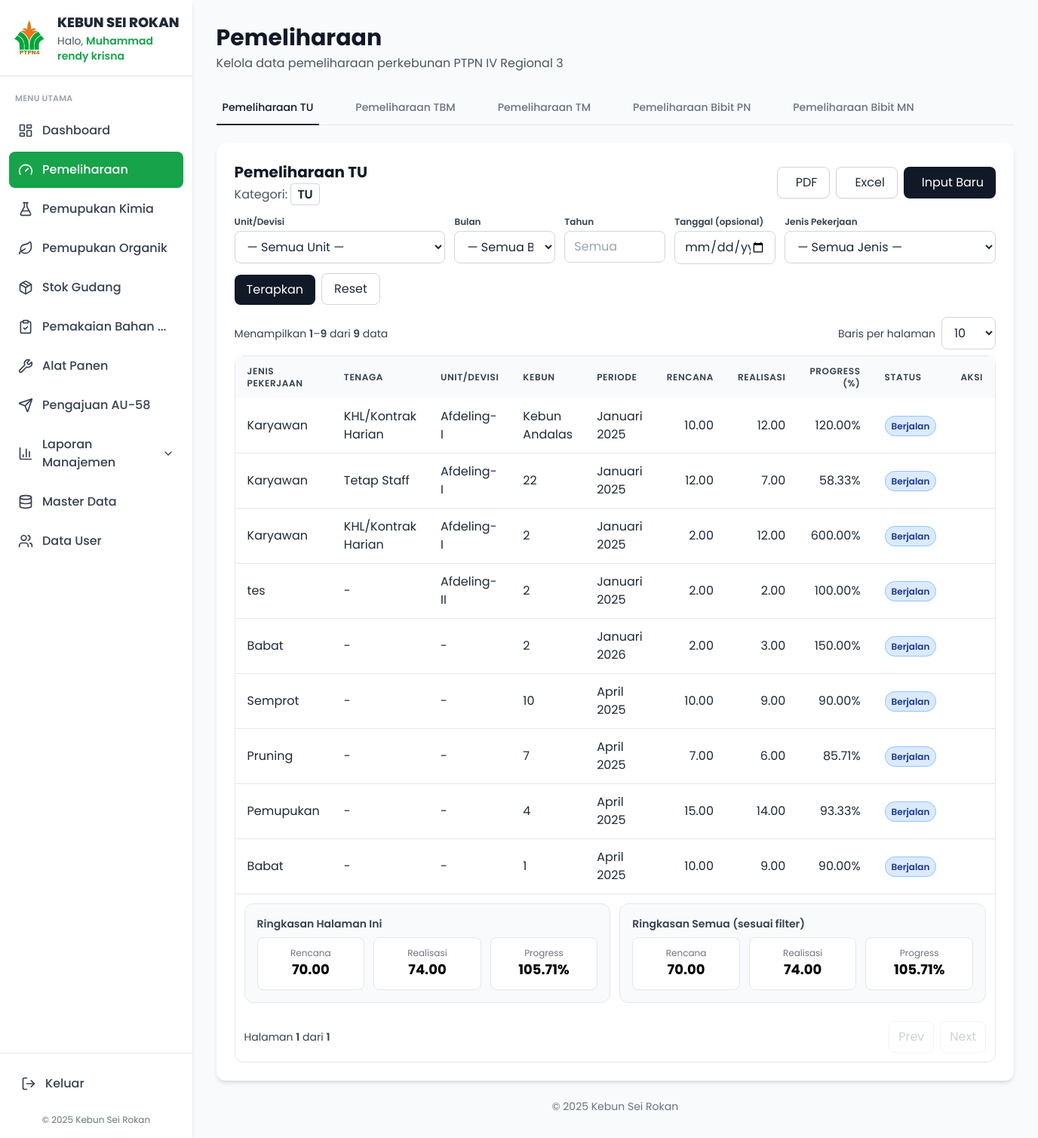
Screenshot of /admin/pemeliharaan.php (signed in) with the database file from the repository.
### tables this page shows
CREATE TABLE `pemeliharaan` (
  `id` int UNSIGNED NOT NULL,
  `kategori` enum('TU','TBM','TM','BIBIT_PN','BIBIT_MN') NOT NULL,
  `jenis_pekerjaan` varchar(255) NOT NULL,
  `tenaga` varchar(100) DEFAULT NULL,
  `unit_id` int UNSIGNED DEFAULT NULL,
  `afdeling` varchar(100) DEFAULT NULL,
  `rayon` varchar(100) DEFAULT NULL,
  `tanggal` date NOT NULL,
  `bulan` enum('Januari','Februari','Maret','April','Mei','Juni','Juli','Agustus','September','Oktober','November','Desember') DEFAULT NULL,
  `tahun` smallint UNSIGNED DEFAULT NULL,
  `rencana` decimal(10,2) DEFAULT '0.00',
  `realisasi` decimal(10,2) DEFAULT '0.00',
  `status` enum('Berjalan','Selesai','Tertunda') NOT NULL DEFAULT 'Berjalan',
  `created_at` timestamp NOT NULL DEFAULT CURRENT_TIMESTAMP,
  `updated_at` timestamp NOT NULL DEFAULT CURRENT_TIMESTAMP ON UPDATE CURRENT_TIMESTAMP
);

CREATE TABLE `units` (
  `id` int NOT NULL,
  `nama_unit` varchar(100) NOT NULL,
  `keterangan` varchar(255) DEFAULT NULL,
  `created_at` timestamp NULL DEFAULT CURRENT_TIMESTAMP,
  `updated_at` timestamp NULL DEFAULT CURRENT_TIMESTAMP ON UPDATE CURRENT_TIMESTAMP
);

### admin/pemeliharaan.php (the view, shortened to what this page needs)
<?php
$db = new Database(); $conn = $db->getConnection();
$tab_aktif = $_GET['tab'] ?? 'TU';
$daftar_tab = [
  'TU'=>'Pemeliharaan TU',
  'TBM'=>'Pemeliharaan TBM',
  'TM'=>'Pemeliharaan TM',
  'BIBIT_PN'=>'Pemeliharaan Bibit PN',
  'BIBIT_MN'=>'Pemeliharaan Bibit MN'
];
$judul_tab_aktif = $daftar_tab[$tab_aktif] ?? 'Pemeliharaan TU';
$f_unit_id = isset($_GET['unit_id']) ? (($_GET['unit_id']==='' )? '' : (int)$_GET['unit_id']) : '';
$f_bulan   = isset($_GET['bulan']) ? trim((string)$_GET['bulan']) : '';
$f_tahun   = isset($_GET['tahun']) ? (($_GET['tahun']==='')? '' : (int)$_GET['tahun']) : '';
$f_tanggal = isset($_GET['tanggal']) ? trim((string)$_GET['tanggal']) : '';
$f_jenis_id = isset($_GET['jenis_id']) ? (($_GET['jenis_id']==='')? '' : (int)$_GET['jenis_id']) : '';
$page      = max(1, (int)($_GET['page'] ?? 1));
$perOpts   = [10,25,50,100];
$per_page  = (int)($_GET['per_page'] ?? 10);
$offset    = ($page - 1) * $per_page;
$where = " WHERE p.kategori = :k";
$params = [':k'=>$tab_aktif];
$sql_count = "SELECT COUNT(*) FROM pemeliharaan p".$where;
$stc = $conn->prepare($sql_count);
$stc->execute($params);
$total_rows = (int)$stc->fetchColumn();
$total_pages = max(1, (int)ceil($total_rows / $per_page));
$sql = "SELECT p.*, u.nama_unit AS unit_nama
        FROM pemeliharaan p
        LEFT JOIN units u ON u.id = p.unit_id" . $where . "
        ORDER BY p.tanggal DESC, p.id DESC
        LIMIT :limit OFFSET :offset";
$st = $conn->prepare($sql);
foreach ($params as $k => $v) {
  if (is_int($v)) $st->bindValue($k, $v, PDO::PARAM_INT);
  else            $st->bindValue($k, $v, PDO::PARAM_STR);
}
$st->bindValue(':limit',  $per_page, PDO::PARAM_INT);
$st->bindValue(':offset', $offset,   PDO::PARAM_INT);
$st->execute();
$data_pemeliharaan = $st->fetchAll(PDO::FETCH_ASSOC);
$sql_tot = "SELECT COALESCE(SUM(p.rencana),0) AS tot_rencana, COALESCE(SUM(p.realisasi),0) AS tot_realisasi
            FROM pemeliharaan p
            LEFT JOIN units u ON u.id = p.unit_id" . $where;
$stt = $conn->prepare($sql_tot);
foreach ($params as $k => $v) {
  if (is_int($v)) $stt->bindValue($k, $v, PDO::PARAM_INT);
  else            $stt->bindValue($k, $v, PDO::PARAM_STR);
}
$stt->execute();
$totals_all = $stt->fetch(PDO::FETCH_ASSOC);
$tot_all_rencana  = (float)($totals_all['tot_rencana'] ?? 0);
$tot_all_realisasi= (float)($totals_all['tot_realisasi'] ?? 0);
$tot_all_progress = $tot_all_rencana > 0 ? ($tot_all_realisasi / $tot_all_rencana) * 100 : 0;
$sum_page_rencana = 0.0; $sum_page_realisasi = 0.0;
foreach ($data_pemeliharaan as $row) {
  $sum_page_rencana  += (float)($row['rencana']  ?? 0);
  $sum_page_realisasi+= (float)($row['realisasi'] ?? 0);
}
$sum_page_progress = $sum_page_rencana > 0 ? ($sum_page_realisasi / $sum_page_rencana) * 100 : 0;
function qs_no_page(array $extra = []) {
  $base = [
    'tab'      => $_GET['tab']      ?? '',
    'unit_id'  => $_GET['unit_id']  ?? '',
    'bulan'    => $_GET['bulan']    ?? '',
    'tahun'    => $_GET['tahun']    ?? '',
    'tanggal'  => $_GET['tanggal']  ?? '',
    'jenis_id' => $_GET['jenis_id'] ?? '',
  ];
  return http_build_query(array_merge($base, $extra));
}
include_once '../layouts/header.php';
?>
<link rel="stylesheet" href="https://cdn.jsdelivr.net/npm/@tabler/icons-webfont@latest/tabler-icons.min.css"/>
<div class="space-y-6">
  <div>
    <h1 class="text-3xl font-bold text-gray-900">Pemeliharaan</h1>
    <p class="text-gray-600 mt-1">Kelola data pemeliharaan perkebunan PTPN IV Regional 3</p>
  </div>
  <div class="border-b border-gray-200">
    <nav class="-mb-px flex flex-wrap gap-4 md:space-x-6">
      <?php foreach ($daftar_tab as $kode => $nama): ?>
        <?php
          $qsTab = http_build_query([
            'tab'      => $kode,
            'unit_id'  => $f_unit_id,
            'bulan'    => $f_bulan,
            'tahun'    => $f_tahun,
            'tanggal'  => $f_tanggal,
            'jenis_id' => $f_jenis_id,
          ]);
        ?>
        <a href="?<?= $qsTab ?>"
           class="py-3 px-2 border-b-2 font-medium text-sm <?= ($tab_aktif==$kode)?'border-gray-800 text-gray-900':'border-transparent text-gray-500 hover:text-gray-700 hover:border-gray-300' ?>">
          <?= htmlspecialchars($nama) ?>
        </a>
      <?php endforeach; ?>
    </nav>
  </div>
  <div class="bg-white p-6 rounded-xl shadow-md">
    <div class="flex flex-col md:flex-row md:justify-between md:items-center gap-3 mb-4">
      <div>
        <h2 class="text-xl font-bold text-gray-900"><?= htmlspecialchars($judul_tab_aktif) ?></h2>
        <p class="text-gray-600 mt-1">
          Kategori:
          <span class="px-2 py-0.5 rounded border border-gray-300 text-gray-800 font-semibold"><?= htmlspecialchars($tab_aktif) ?></span>
        </p>
      </div>
      <div class="flex gap-2">
        <a href="cetak/pemeliharaan_pdf.php?<?= qs_no_page() ?>"
           class="inline-flex items-center gap-2 bg-white border border-gray-300 px-4 py-2 rounded-lg shadow-sm hover:bg-gray-50">
          <i class="ti ti-file-type-pdf text-red-600 text-xl"></i><span class="text-gray-800">PDF</span>
        </a>
        <a href="cetak/pemeliharaan_excel.php?<?= qs_no_page() ?>"
           class="inline-flex items-center gap-2 bg-white border border-gray-300 px-4 py-2 rounded-lg shadow-sm hover:bg-gray-50">
          <i class="ti ti-file-spreadsheet text-emerald-600 text-xl"></i><span class="text-gray-800">Excel</span>
        </a>
        <button id="btn-input-baru"
                class="inline-flex items-center gap-2 bg-gray-900 text-white px-4 py-2 rounded-lg shadow-sm hover:bg-gray-800">
          <i class="ti ti-plus"></i> Input Baru
        </button>
      </div>
    </div>
    <form id="filter-form" class="grid grid-cols-1 md:grid-cols-7 gap-3 mb-4" method="GET">
      <div class="md:col-span-2">
        <label class="block text-xs font-semibold text-gray-700 mb-1">Unit/Devisi</label>
        <select name="unit_id" class="w-full px-3 py-2 rounded-lg border border-gray-300 focus:outline-none focus:ring-0 focus:border-gray-500 bg-white text-gray-800">
          <option value="">— Semua Unit —</option>
        </select>
      </div>
      <div>
        <label class="block text-xs font-semibold text-gray-700 mb-1">Bulan</label>
        <select name="bulan" class="w-full px-3 py-2 rounded-lg border border-gray-300 focus:outline-none focus:ring-0 focus:border-gray-500 bg-white text-gray-800">
          <option value="">— Semua Bulan —</option>
        </select>
      </div>
      <div>
        <label class="block text-xs font-semibold text-gray-700 mb-1">Tahun</label>
        <input type="number" name="tahun" min="2000" max="2100" value="<?= htmlspecialchars($f_tahun===''?'':$f_tahun) ?>"
               class="w-full px-3 py-2 rounded-lg border border-gray-300 focus:outline-none focus:ring-0 focus:border-gray-500 bg-white text-gray-800" placeholder="Semua">
      </div>
      <div>
        <label class="block text-xs font-semibold text-gray-700 mb-1">Tanggal (opsional)</label>
        <input type="date" name="tanggal" value="<?= htmlspecialchars($f_tanggal) ?>"
               class="w-full px-3 py-2 rounded-lg border border-gray-300 focus:outline-none focus:ring-0 focus:border-gray-500 bg-white text-gray-800">
      </div>
      <div class="md:col-span-2">
        <label class="block text-xs font-semibold text-gray-700 mb-1">Jenis Pekerjaan</label>
        <select name="jenis_id" class="w-full px-3 py-2 rounded-lg border border-gray-300 focus:outline-none focus:ring-0 focus:border-gray-500 bg-white text-gray-800">
          <option value="">— Semua Jenis —</option>
        </select>
      </div>
      <div class="flex items-end gap-2">
        <button class="bg-gray-900 text-white px-4 py-2 rounded-lg hover:bg-gray-800" type="submit">Terapkan</button>
        <a href="?tab=<?= urlencode($tab_aktif) ?>"
           class="px-4 py-2 rounded-lg border border-gray-300 text-gray-800 hover:bg-gray-50">Reset</a>
      </div>
    </form>
    <div class="flex flex-col gap-2 md:flex-row md:items-center md:justify-between mb-2">
      <div class="text-sm text-gray-700">
        <?php
          $from = $total_rows ? ($offset + 1) : 0;
          $to   = min($offset + $per_page, $total_rows);
        ?>
        Menampilkan <span class="font-semibold"><?= $from ?></span>–<span class="font-semibold"><?= $to ?></span>
        dari <span class="font-semibold"><?= number_format($total_rows) ?></span> data
      </div>
      <form method="GET" class="flex items-center gap-2">
        <label class="text-sm text-gray-700">Baris per halaman</label>
        <select name="per_page" class="px-3 py-2 rounded-lg border border-gray-300 focus:outline-none focus:ring-0 focus:border-gray-500 bg-white text-gray-800" onchange="this.form.submit()">
          <?php foreach ($perOpts as $opt): ?>
            <option value="<?= $opt ?>" <?= $per_page===$opt?'selected':'' ?>><?= $opt ?></option>
          <?php endforeach; ?>
        </select>
      </form>
    </div>
    <div class="relative border rounded-xl">
      <div class="overflow-x-auto">
        <div class="max-h-[60vh] overflow-y-auto">
          <table class="min-w-full bg-white table-fixed">
            <thead class="bg-gray-50 sticky top-0 z-10">
              <tr>
                <th class="w-[16rem] py-3 px-4 text-left text-xs font-semibold text-gray-700 uppercase tracking-wider">Jenis Pekerjaan</th>
                <th class="w-[12rem] py-3 px-4 text-left text-xs font-semibold text-gray-700 uppercase tracking-wider">Tenaga</th>
                <th class="w-[12rem] py-3 px-4 text-left text-xs font-semibold text-gray-700 uppercase tracking-wider">Unit/Devisi</th>
                <th class="w-[12rem] py-3 px-4 text-left text-xs font-semibold text-gray-700 uppercase tracking-wider">Kebun</th>
                <th class="w-[10rem] py-3 px-4 text-left text-xs font-semibold text-gray-700 uppercase tracking-wider">Periode</th>
                <th class="w-[9rem]  py-3 px-4 text-right text-xs font-semibold text-gray-700 uppercase tracking-wider">Rencana</th>
                <th class="w-[9rem]  py-3 px-4 text-right text-xs font-semibold text-gray-700 uppercase tracking-wider">Realisasi</th>
                <th class="w-[9rem]  py-3 px-4 text-right text-xs font-semibold text-gray-700 uppercase tracking-wider">Progress (%)</th>
                <th class="w-[10rem] py-3 px-4 text-left text-xs font-semibold text-gray-700 uppercase tracking-wider">Status</th>
                <th class="w-[8rem]  py-3 px-4 text-left text-xs font-semibold text-gray-700 uppercase tracking-wider">Aksi</th>
              </tr>
            </thead>
            <tbody class="text-gray-800">
              <?php if (empty($data_pemeliharaan)): ?>
                <tr><td colspan="10" class="text-center py-10 text-gray-500">Belum ada data sesuai filter.</td></tr>
              <?php else: foreach ($data_pemeliharaan as $data):
                $rencana = (float)($data['rencana'] ?? 0);
                $realisasi = (float)($data['realisasi'] ?? 0);
                $progress = $rencana > 0 ? ($realisasi / $rencana) * 100 : 0;
                $badge = 'bg-gray-100 text-gray-900 border border-gray-200';
                if (($data['status'] ?? '') === 'Selesai')     $badge = 'bg-emerald-100 text-emerald-900 border-emerald-300';
                elseif (($data['status'] ?? '') === 'Berjalan') $badge = 'bg-blue-100 text-blue-900 border-blue-300';
                elseif (($data['status'] ?? '') === 'Tertunda') $badge = 'bg-yellow-100 text-yellow-900 border-yellow-300';
              ?>
                <tr class="border-b border-gray-200 hover:bg-gray-50">
                  <td class="py-3 px-4"><?= htmlspecialchars($data['jenis_pekerjaan']) ?></td>
                  <td class="py-3 px-4"><?= htmlspecialchars($data['tenaga'] ?? '-') ?></td>
                  <td class="py-3 px-4"><?= htmlspecialchars($data['unit_nama'] ?: '-') ?></td>
                  <td class="py-3 px-4"><?= htmlspecialchars($data['rayon'] ?: '-') ?></td>
                  <td class="py-3 px-4"><?= htmlspecialchars(($data['bulan'] ?? '').' '.($data['tahun'] ?? '')) ?></td>
                  <td class="py-3 px-4 text-right"><?= number_format($rencana, 2) ?></td>
                  <td class="py-3 px-4 text-right"><?= number_format($realisasi, 2) ?></td>
                  <td class="py-3 px-4 text-right"><?= number_format($progress, 2) ?>%</td>
                  <td class="py-3 px-4"><span class="px-2 py-1 text-xs font-semibold rounded-full border <?= $badge ?>"><?= htmlspecialchars($data['status']) ?></span></td>
                  <td class="py-3 px-4">
                  </td>
                </tr>
              <?php endforeach; endif; ?>
            </tbody>
          </table>
        </div>
      </div>
      <div class="grid md:grid-cols-2 gap-3 p-3">
        <div class="rounded-xl border bg-gray-50 p-4">
          <div class="text-sm font-semibold text-gray-700 mb-2">Ringkasan Halaman Ini</div>
          <div class="grid grid-cols-3 gap-3 text-sm">
            <div class="p-3 rounded-lg bg-white border text-center">
              <div class="text-xs text-gray-500">Rencana</div>
              <div class="text-lg font-bold"><?= number_format($sum_page_rencana, 2) ?></div>
            </div>
            <div class="p-3 rounded-lg bg-white border text-center">
              <div class="text-xs text-gray-500">Realisasi</div>
              <div class="text-lg font-bold"><?= number_format($sum_page_realisasi, 2) ?></div>
            </div>
            <div class="p-3 rounded-lg bg-white border text-center">
              <div class="text-xs text-gray-500">Progress</div>
              <div class="text-lg font-bold"><?= number_format($sum_page_progress, 2) ?>%</div>
            </div>
          </div>
        </div>
        <div class="rounded-xl border bg-gray-50 p-4">
          <div class="text-sm font-semibold text-gray-700 mb-2">Ringkasan Semua (sesuai filter)</div>
          <div class="grid grid-cols-3 gap-3 text-sm">
            <div class="p-3 rounded-lg bg-white border text-center">
              <div class="text-xs text-gray-500">Rencana</div>
              <div class="text-lg font-bold"><?= number_format($tot_all_rencana, 2) ?></div>
            </div>
            <div class="p-3 rounded-lg bg-white border text-center">
              <div class="text-xs text-gray-500">Realisasi</div>
              <div class="text-lg font-bold"><?= number_format($tot_all_realisasi, 2) ?></div>
            </div>
            <div class="p-3 rounded-lg bg-white border text-center">
              <div class="text-xs text-gray-500">Progress</div>
              <div class="text-lg font-bold"><?= number_format($tot_all_progress, 2) ?>%</div>
            </div>
          </div>
        </div>
      </div>
      <div class="flex flex-col gap-2 md:flex-row md:items-center md:justify-between p-3">
        <div class="text-sm text-gray-700">
          Halaman <span class="font-semibold"><?= $page ?></span> dari <span class="font-semibold"><?= $total_pages ?></span>
        </div>
        <div class="inline-flex gap-2">
          <a href="<?= $page>1 ? page_link($page-1) : 'javascript:void(0)' ?>"
             class="px-3 py-2 rounded-lg border <?= $page>1?'hover:bg-gray-50 text-gray-800':'opacity-50 cursor-not-allowed text-gray-400' ?>">
            Prev
          </a>
          <a href="<?= $page<$total_pages ? page_link($page+1) : 'javascript:void(0)' ?>"
             class="px-3 py-2 rounded-lg border <?= $page<$total_pages?'hover:bg-gray-50 text-gray-800':'opacity-50 cursor-not-allowed text-gray-400' ?>">
            Next
          </a>
        </div>
      </div>
    </div>
  </div>
</div>
<?php include_once '../layouts/footer.php'; ?>

### rows the page displays
pemeliharaan: jenis_pekerjaan "Karyawan", tenaga "KHL/Kontrak Harian", unit.nama_unit "Afdeling-I", rayon "Kebun Andalas", bulan+tahun "Januari 2025", rencana "10.00", realisasi "12.00", progress "120.00", status "Berjalan"
pemeliharaan: jenis_pekerjaan "Karyawan", tenaga "Tetap Staff", unit.nama_unit "Afdeling-I", rayon "22", bulan+tahun "Januari 2025", rencana "12.00", realisasi "7.00", progress "58.33", status "Berjalan"
pemeliharaan: jenis_pekerjaan "Karyawan", tenaga "KHL/Kontrak Harian", unit.nama_unit "Afdeling-I", rayon "2", bulan+tahun "Januari 2025", rencana "2.00", realisasi "12.00", progress "600.00", status "Berjalan"
pemeliharaan: jenis_pekerjaan "tes", tenaga "-", unit.nama_unit "Afdeling-II", rayon "2", bulan+tahun "Januari 2025", rencana "2.00", realisasi "2.00", progress "100.00", status "Berjalan"
pemeliharaan: jenis_pekerjaan "Babat", tenaga "-", unit_nama "-", rayon "2", bulan+tahun "Januari 2026", rencana "2.00", realisasi "3.00", progress "150.00", status "Berjalan"
pemeliharaan: jenis_pekerjaan "Semprot", tenaga "-", unit_nama "-", rayon "10", bulan+tahun "April 2025", rencana "10.00", realisasi "9.00", progress "90.00", status "Berjalan"
pemeliharaan: jenis_pekerjaan "Pruning", tenaga "-", unit_nama "-", rayon "7", bulan+tahun "April 2025", rencana "7.00", realisasi "6.00", progress "85.71", status "Berjalan"
pemeliharaan: jenis_pekerjaan "Pemupukan", tenaga "-", unit_nama "-", rayon "4", bulan+tahun "April 2025", rencana "15.00", realisasi "14.00", progress "93.33", status "Berjalan"
pemeliharaan: jenis_pekerjaan "Babat", tenaga "-", unit_nama "-", rayon "1", bulan+tahun "April 2025", rencana "10.00", realisasi "9.00", progress "90.00", status "Berjalan"

### other values shown
$userName "Muhammad rendy krisna"
$nama "Pemeliharaan TU"
$nama "Pemeliharaan TBM"
$nama "Pemeliharaan TM"
$nama "Pemeliharaan Bibit PN"
$nama "Pemeliharaan Bibit MN"
$judul_tab_aktif "Pemeliharaan TU"
$tab_aktif "TU"
$from "1"
$to "9"
$total_rows "9"
$sum_page_rencana "70.00"
$sum_page_realisasi "74.00"
$sum_page_progress "105.71"
$tot_all_rencana "70.00"
